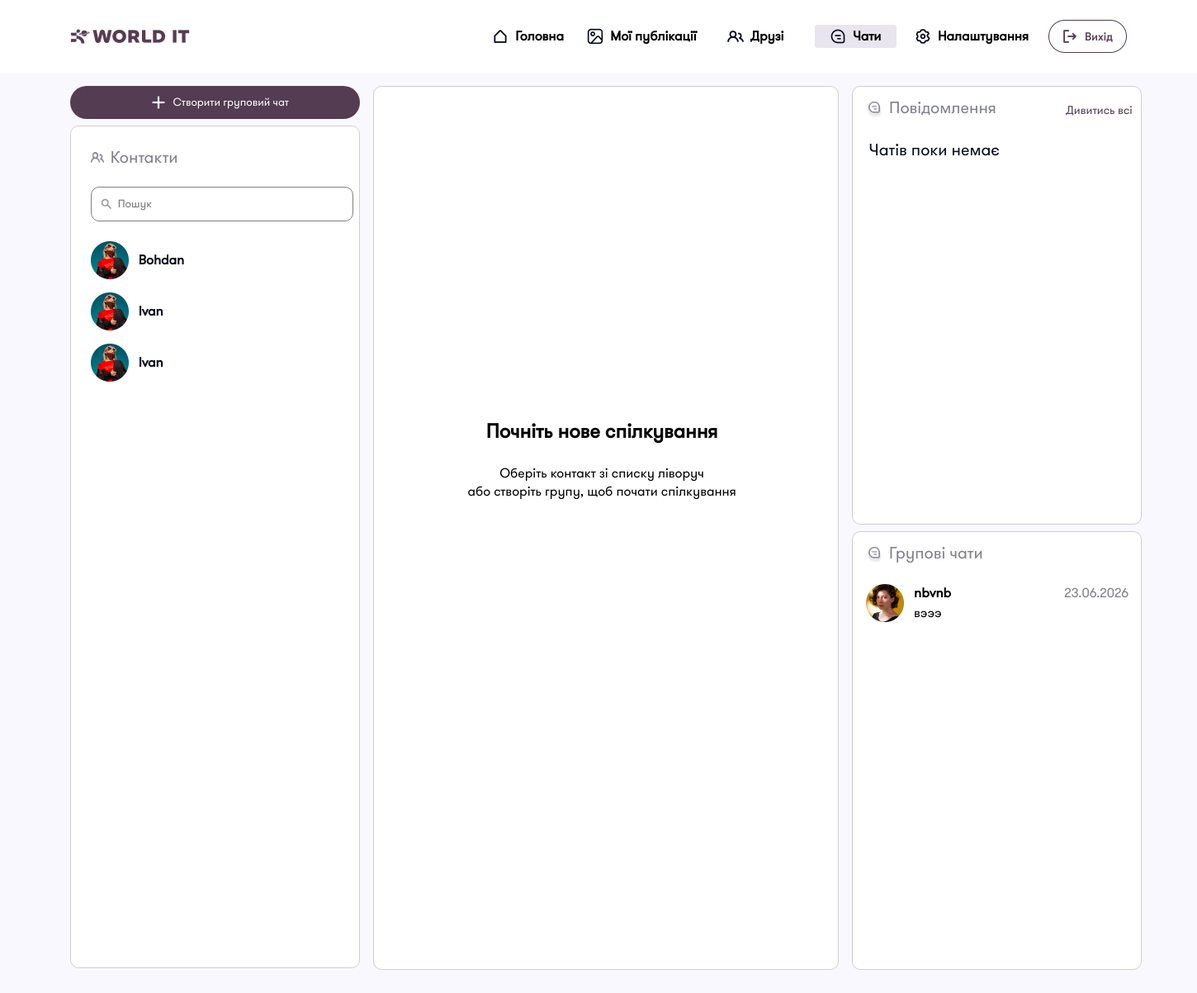
Screenshot of /chats/ (signed in) with the database file from the repository.
### user_app/models.py (models this page shows)
class User(AbstractUser):
    username = models.CharField(
        max_length=150,
        blank= True,
        null= True,
        )
    email = models.EmailField(
        unique=True,
    )
    USERNAME_FIELD = 'email'
    REQUIRED_FIELDS = []

### chat_app/models.py (models this page shows, shortened)
class Chat(models.Model):
    admin = models.ForeignKey(user, on_delete= models.CASCADE, blank= True, null= True)
    users = models.ManyToManyField(user, related_name= 'chats')
    name = models.CharField(max_length= 30, blank= True, null= True)
    is_group = models.BooleanField(default= False)
    avatar  = models.ImageField(upload_to= 'chat_avatars/', blank= True, null= True)

### chat_app/views.py (the view)
class ChatView(
        LoginRequiredMixin,
        TemplateView
    ):
    template_name = "chat_app/chat.html"
    def get_context_data(self, **kwargs):
        context = super().get_context_data(**kwargs)
        context['friends'] = get_users_by_section(user= self.request.user, section= 'friends')
        last_personal_message_subquery = Message.objects.filter(chat= OuterRef('id')).order_by('-id')
        context['personal_chats'] = Chat.objects.filter(users= self.request.user, is_group= False).order_by('id').annotate(
            last_message_text = Subquery(last_personal_message_subquery.values('text')[:1]),
            last_message_time = Subquery(last_personal_message_subquery.values('created_at')[:1])
        ).order_by('id')
        last_group_message_subquery = Message.objects.filter(chat= OuterRef('id')).order_by('-id')
        context["group_chats"] = Chat.objects.filter(users=self.request.user, is_group=True).order_by("id").annotate(
            last_message_text=Subquery(last_group_message_subquery.values("text")[:1]),
            last_message_time=Subquery(last_group_message_subquery.values("created_at")[:1]),
            total_members = Count('users')
        ).order_by("id")
        context['unread_count'] = Message.objects.filter(chat__users=self.request.user).exclude(sender=self.request.user).exclude(readers=self.request.user).distinct().count()
        return context

### user_app/utils/friend_queries.py (called while the page is built, shortened)
def get_users_by_section(user: User, section):
    if section == 'requests':
        return User.objects.filter(sent_friendships__to_user = user, sent_friendships__status = 'pending').order_by('id')
    if section == 'friends':
        sent_friend_ids = list(user.sent_friendships.filter(status= 'accepted').values_list('to_user_id', flat= True))
        received_friend_ids = list(user.received_friendships.filter(status= 'accepted').values_list('from_user_id', flat= True))
        return User.objects.filter(id__in= sent_friend_ids + received_friend_ids).order_by('id')

### chat_app/templates/chat_app/chat.html (shortened to what this page needs)
{% extends "base.html" %}
{% load static %}
{% block links %}
    <link rel="stylesheet" href="{% static 'css/base.css' %}">
    <link rel="stylesheet" href="{% static 'chat_app/css/chat.css' %}">
    <link rel="stylesheet" href="{% static 'chat_app/css/group_chat.css' %}">
    <link rel="stylesheet" href="{% static 'chat_app/css/chat_content.css' %}">
    <link rel="stylesheet" href="{% static 'chat_app/css/new_group.css' %}">
    <link rel="stylesheet" href="{% static 'chat_app/css/new_group_settings.css' %}">
    <link rel="stylesheet" href="{% static 'chat_app/css/add_person.css' %}">
    <link rel="stylesheet" href="{% static 'chat_app/css/editing_group.css' %}">
{% endblock %}
{% block side-panel %}
<div class="chat-side-panel">
    <button class="open-group-modal" id="open-group-modal">
        <img src="{% static 'chat_app/images/chatplus.png' %}" class="chat-plus" >
        <span class="open-group-modal-text">Створити груповий чат</span>
    </button>
    <div class="chat-list">
        <div class="contacts">
            <img src="{% static 'home_app/images/people_gray.png' %}" class="contacts-icon">
            <span class="contacts-text">Контакти</span>
        </div>
        <div class="chat-search">
            <img src="{% static 'images/search.png' %}" class="search-icon">
            <input type="text" class="search-input" placeholder="Пошук">
        </div>
        {% include "chat_app/particles/chat_contacts.html" %}
    </div>
</div>
{% endblock %}
{% block content %}
<div class="chat-content">
    <div class="chat-text-center">
        <div class="chat-text-container is-placeholder" id="chat-text-block">
            <h2 id="chat-title">Почніть нове спілкування</h2>
            <p id="chat-status">Оберіть контакт зі списку ліворуч<br> або створіть групу, щоб почати спілкування</p>
        </div>
    </div>
</div>
<div class="chat-section">
    <div class="chat-messages">
        <div class="chat-messages-top">
            <img src="{% static 'home_app/images/alert.png' %}" class="chat-avatar">
            <p>Повідомлення</p>
            <div class="view-all">
                <span>Дивитись всі</span>
            </div>
        </div>
        {% include "chat_app/particles/chat_messages.html" %}
    </div>
    <div class="group-chat">
        <div class="chat-messages-top">
            <img src="{% static 'home_app/images/alert.png' %}">
            <p>Групові чати</p>
        </div>
        <div class="chat-messages-list">
            {% include "chat_app/particles/chat_groups.html" %}
        </div>
    </div>
</div>
{% endblock %}

### chat_app/templates/chat_app/particles/chat_contacts.html
{% load static %}
<div class="chat-friends">
        {% for friend in friends %}
            <div class="friend">
                <img class="friend-avatar" src="{% static 'home_app/images/avatar2.png' %}">
                <span class="friend" class="chat-user-button" data-chat-user="{{ friend.id }}" data-chat-username="{{ friend.email }}">
                        <span class="friend-name">{{ friend.last_name }}</span>
                </span>
            </div>
        {% empty %}
            <p>Контактів поки немає</p>
        {% endfor %}
</div>

### chat_app/templates/chat_app/particles/chat_groups.html
{% load static %}
<section class="chat-block">
    <div id="group-list">
        {% for chat in group_chats %}
            <div class="in-per groups-chats-container {% if chat.unread_count %}chat-has-unread{% endif %}"
                 data-chat-id="{{ chat.id }}"
                 data-members='[{% for u in chat.users.all %}{"id": {{ u.id }}, "username": "{{ u.username }}"}{% if not forloop.last %},{% endif %}{% endfor %}]'>
                <div class="avat">
                    <img src="{% static 'home_app/images/avatar4.png' %}">
                </div>
                <div class="textall">
                    <div class="text1">
                        <div class="chat-group-button" data-chat-title="{{ chat.name }}">
                            <span class="bold-text message-name chat-button-title">{{ chat.name }}</span>
                        </div>
                        <span class="gray-color">{{ chat.last_message_time|date:"d.m.Y" }}</span>
                    </div>
                    <div class="textelse">
                        <span class="chat-button-last">{{ chat.last_message_text|default:"" }}</span>
                    </div>
                </div>
            </div>
        {% empty %}
            <p id="group-empty">Порожньо</p>
        {% endfor %}
    </div>
</section>

### static/css/base.css (style rules this page uses)
.bold-text { font-family: GT Walsheim Pro, sans-serif; font-weight: 700; }
* { margin: 0; padding: 0; box-sizing: border-box; font-family: GT Walsheim Pro; }
body { display: flex; overflow: hidden; justify-content: start; align-items: center; min-width: 1440px; min-height: 100vh; flex-direction: column; background-color: #FAF8FF; gap: 6px; }

### chat_app/static/chat_app/css/chat.css (style rules this page uses)
* { margin: 0; padding: 0; box-sizing: border-box; font-family: GT Walsheim Pro; }
.chat-side-panel { display: flex; flex-direction: column; width: 351px; height: 1070px; gap: 8px; }
.open-group-modal { display:flex; align-items: center; justify-content: center; width: 351px; min-height: 40px; border-radius: 1234px; background-color: #543C52; color: #FFFFFF; gap: 8px; border: none; margin-top: 10px; position: sticky; padding-left: 10px; cursor: pointer; }
.chat-plus { width: 20px; height: 20px; }
.open-group-modal-text { font-weight: 500; }
.chat-list { display: flex; flex-direction: column; min-width: 351px; min-height: 1020px; border-radius: 10px; background-color: #FFFFFF; border: 1px solid #CDCED2; gap: 24px; align-items: center; padding-left: 16px; padding-top: 16px; }
.contacts { display: flex; width: 318px; height: 23px; margin-top: 10px; }
.contacts-icon { width: 16px; height: 13px; background-color: transparent; align-self: center; }
.contacts-text { font-weight: 500; font-size: 20px; align-self: center; color: #81818D; margin-left: 8px; }
.chat-search { display: flex; padding-left: 10px; Width:318px; Height:42px; gap:6px; border-radius: 10px; border: 1px solid gray; align-items: center; }
.search-icon { width: 16px; height: 16px; flex-shrink: 0; }
.search-input { line-height: normal; display: block; line-height: normal; align-items: center; width: 100%; height:30px; border: none; background: transparent; outline: none; box-sizing: border-box; }
.chat-friends { display: flex; flex-direction: column; width: 318px; height: 666px; gap: 16px; overflow-x: hidden; scrollbar-color: #543C52 #E9E5EE; }
.friend { display: flex; justify-content: flex-start; align-items: center; width: 318.87px; height: 46px; flex-direction: row; gap: 12px; align-items: center; border: none; background-color: transparent; cursor: pointer; }
.friend-avatar { width: 46px; height: 46px; border: none; }
.friend-name { font-size: 16px; font-weight: bold; color: #070A1C; text-transform: capitalize; }
.message-name { cursor: pointer; }
.avat { position: relative; }

### chat_app/static/chat_app/css/group_chat.css (style rules this page uses)
.chat-group-button { width: 348px; height: 62px; gap: 16px; }
#group-list { display: flex; flex-direction: column; max-height: 450px; gap: 16px; overflow-y: scroll; overflow-x: hidden; scrollbar-width: none; }
.groups-chats-container { max-height: 396px; overflow-y: auto; overflow-x: hidden; }

### chat_app/static/chat_app/css/new_group_settings.css (style rules this page uses)
.friend-avatar { display: flex; width: 46px; height: 46px; }

### chat_app/static/chat_app/css/editing_group.css (style rules this page uses)
.friend-avatar { display: flex; width: 46px; height: 46px; }

### rows the page displays
User: last_name "Bohdan"
User: last_name "Ivan"
User: last_name "Ivan"
Chat: name "nbvnb", last_message_time "23.06.2026", last_message_text "вэээ"
